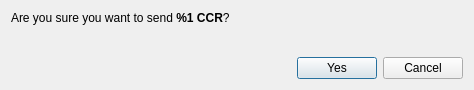
<?xml version="1.0" encoding="UTF-8"?>
<ui version="4.0">
 <class>ConfirmSendDialog</class>
 <widget class="QDialog" name="ConfirmSendDialog">
  <property name="windowModality">
   <enum>Qt::ApplicationModal</enum>
  </property>
  <property name="geometry">
   <rect>
    <x>0</x>
    <y>0</y>
    <width>474</width>
    <height>90</height>
   </rect>
  </property>
  <property name="windowTitle">
   <string>Confirm sending %1 CCR</string>
  </property>
  <layout class="QVBoxLayout" name="verticalLayout">
   <item>
    <layout class="QVBoxLayout" name="verticalLayout_2">
     <item>
      <widget class="QLabel" name="m_confirmLabel">
       <property name="text">
        <string>&lt;html&gt;&lt;head/&gt;&lt;body&gt;&lt;p&gt;Are you sure you want to send &lt;strong&gt;%1 CCR&lt;/strong&gt;?&lt;/p&gt;&lt;/body&gt;&lt;/html&gt;</string>
       </property>
       <property name="textFormat">
        <enum>Qt::RichText</enum>
       </property>
      </widget>
     </item>
     <item>
      <widget class="QLabel" name="m_paymentIdLabel">
       <property name="text">
        <string/>
       </property>
       <property name="textFormat">
        <enum>Qt::RichText</enum>
       </property>
      </widget>
     </item>
    </layout>
   </item>
   <item>
    <spacer name="verticalSpacer">
     <property name="orientation">
      <enum>Qt::Vertical</enum>
     </property>
     <property name="sizeHint" stdset="0">
      <size>
       <width>20</width>
       <height>40</height>
      </size>
     </property>
    </spacer>
   </item>
   <item>
    <layout class="QHBoxLayout" name="horizontalLayout_2">
     <item>
      <spacer name="horizontalSpacer">
       <property name="orientation">
        <enum>Qt::Horizontal</enum>
       </property>
       <property name="sizeHint" stdset="0">
        <size>
         <width>40</width>
         <height>20</height>
        </size>
       </property>
      </spacer>
     </item>
     <item>
      <widget class="QPushButton" name="m_okButton">
       <property name="text">
        <string>Yes</string>
       </property>
       <property name="icon">
        <iconset resource="../../resources.qrc">
         <normaloff>:/icons/transaction</normaloff>:/icons/transaction</iconset>
       </property>
      </widget>
     </item>
     <item>
      <widget class="QPushButton" name="m_cancelButton">
       <property name="text">
        <string>Cancel</string>
       </property>
       <property name="icon">
        <iconset resource="../../resources.qrc">
         <normaloff>:/icons/cancel</normaloff>:/icons/cancel</iconset>
       </property>
      </widget>
     </item>
    </layout>
   </item>
  </layout>
 </widget>
 <resources>
  <include location="../../resources.qrc"/>
 </resources>
 <connections>
  <connection>
   <sender>m_okButton</sender>
   <signal>clicked()</signal>
   <receiver>ConfirmSendDialog</receiver>
   <slot>accept()</slot>
   <hints>
    <hint type="sourcelabel">
     <x>500</x>
     <y>62</y>
    </hint>
    <hint type="destinationlabel">
     <x>276</x>
     <y>44</y>
    </hint>
   </hints>
  </connection>
  <connection>
   <sender>m_cancelButton</sender>
   <signal>clicked()</signal>
   <receiver>ConfirmSendDialog</receiver>
   <slot>reject()</slot>
   <hints>
    <hint type="sourcelabel">
     <x>417</x>
     <y>62</y>
    </hint>
    <hint type="destinationlabel">
     <x>276</x>
     <y>44</y>
    </hint>
   </hints>
  </connection>
 </connections>
</ui>
